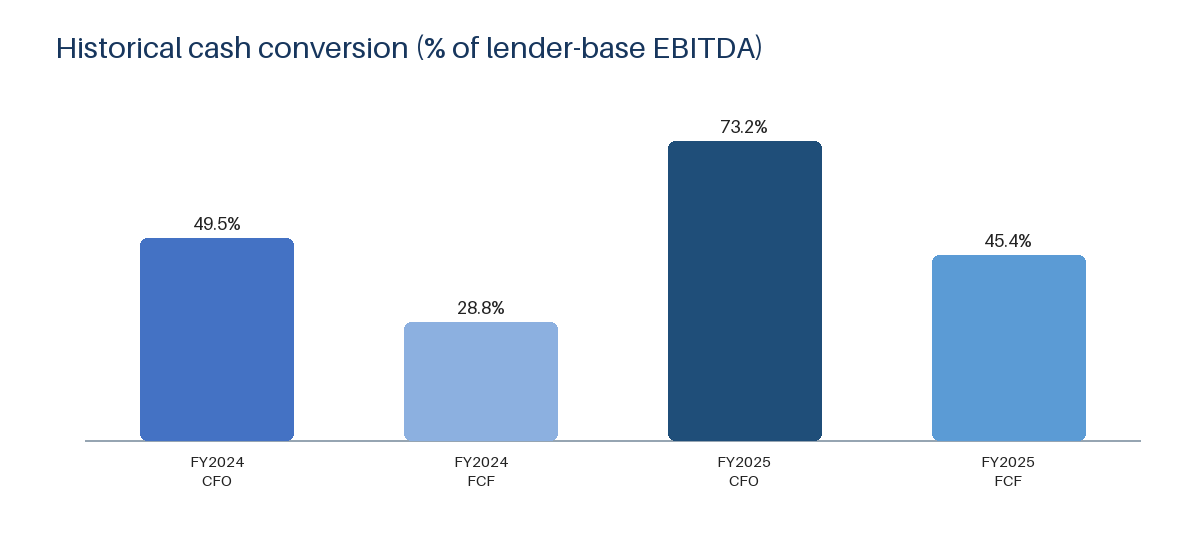
#> input picture reports/charts/historical_cash_conversion.png, 1200 x 540 px
$ python -i render-phase11.py   (imports and definitions only)
#> lines starting #> are read from the running program, lines starting #| are printed output that depends on the picture
"""Render the approved Phase 10 PDFs into a disposable Phase 11 QA directory."""

from __future__ import annotations

import argparse
import json
from pathlib import Path

import pypdfium2 as pdfium
from PIL import Image, ImageDraw


def render_pdf(source: Path, output: Path) -> dict[str, object]:
    document = pdfium.PdfDocument(source)
    page_paths: list[Path] = []
    blank_pages: list[int] = []
    for index in range(len(document)):
        image = document[index].render(scale=1.5).to_pil().convert("RGB")
        path = output / f"{source.stem}-page-{index + 1:02d}.png"
        image.save(path, format="PNG", optimize=False)
        page_paths.append(path)
        if image.convert("L").getextrema()[0] >= 250:
            blank_pages.append(index + 1)

    thumb_width = 480
    thumbs: list[Image.Image] = []
    for path in page_paths:
        image = Image.open(path).convert("RGB")
        height = round(image.height * thumb_width / image.width)
        thumbs.append(image.resize((thumb_width, height)))
    columns = 3 if len(thumbs) > 1 else 1
    rows = (len(thumbs) + columns - 1) // columns
    label_height = 28
    cell_height = max(image.height for image in thumbs) + label_height
    contact = Image.new("RGB", (columns * thumb_width, rows * cell_height), "white")
    draw = ImageDraw.Draw(contact)
    for index, image in enumerate(thumbs):
        x = (index % columns) * thumb_width
        y = (index // columns) * cell_height + label_height
        draw.text((x + 8, y - 22), f"{source.name} page {index + 1}", fill="#111111")
        contact.paste(image, (x, y))
    contact_path = output / f"{source.stem}-contact.png"
    contact.save(contact_path, format="PNG", optimize=False)
    return {
        "source": source.name, "pages": len(document), "rendered_pages": len(page_paths),
        "blank_pages": blank_pages, "contact_sheet": contact_path.name,
        "minimum_width": min(Image.open(path).width for path in page_paths),
        "minimum_height": min(Image.open(path).height for path in page_paths),
    }


def main() -> None:
    parser = argparse.ArgumentParser(description=__doc__)
    parser.add_argument("root", type=Path)
    parser.add_argument("output", type=Path)
    args = parser.parse_args()
    root = args.root.resolve()
    output = args.output.resolve()
    output.mkdir(parents=True, exist_ok=True)
    results = [
        render_pdf(root / "reports" / "credit_memo.pdf", output),
        render_pdf(root / "reports" / "committee_brief.pdf", output),
    ]
    if any(row["blank_pages"] or row["pages"] != row["rendered_pages"] for row in results):
        raise SystemExit("PDF render QA failed")
    print(json.dumps({"status": "PASS", "renderer": "pypdfium2 5.13.0 / PDFium 153.0.7999.0", "documents": results}, sort_keys=True))


# [2 lines not run here, left out]

>>> import cv2
>>> picture = cv2.imread('../reports/charts/historical_cash_conversion.png', cv2.IMREAD_GRAYSCALE)
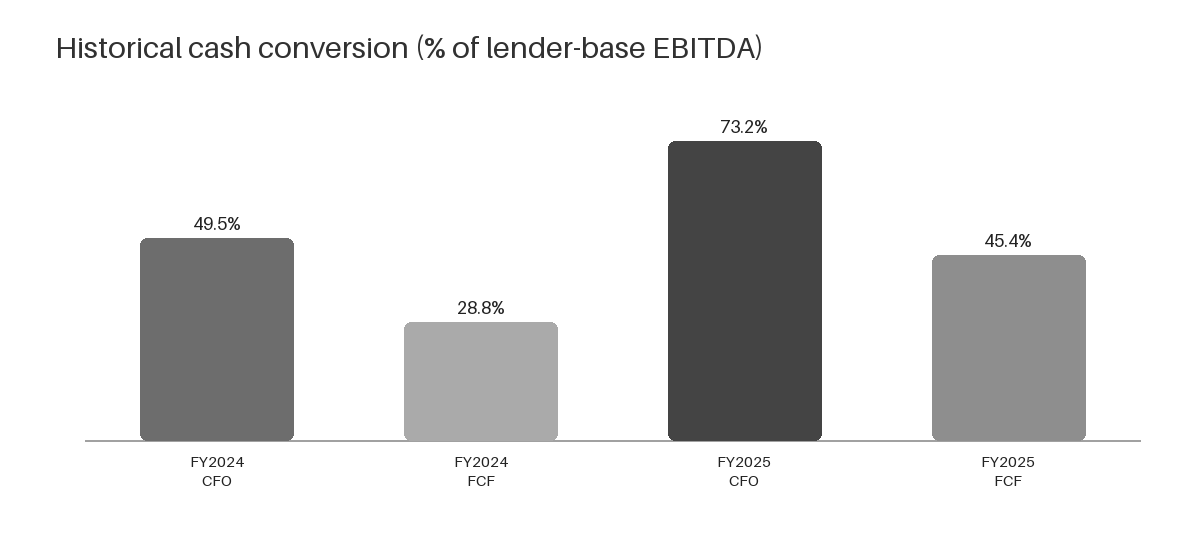
#> picture: shape (540, 1200); min 34, max 255, mean 225.1
>>> result = render_pdf(picture, 'out.png')
#> (the run stopped early here; a loop or call above may not have finished)
